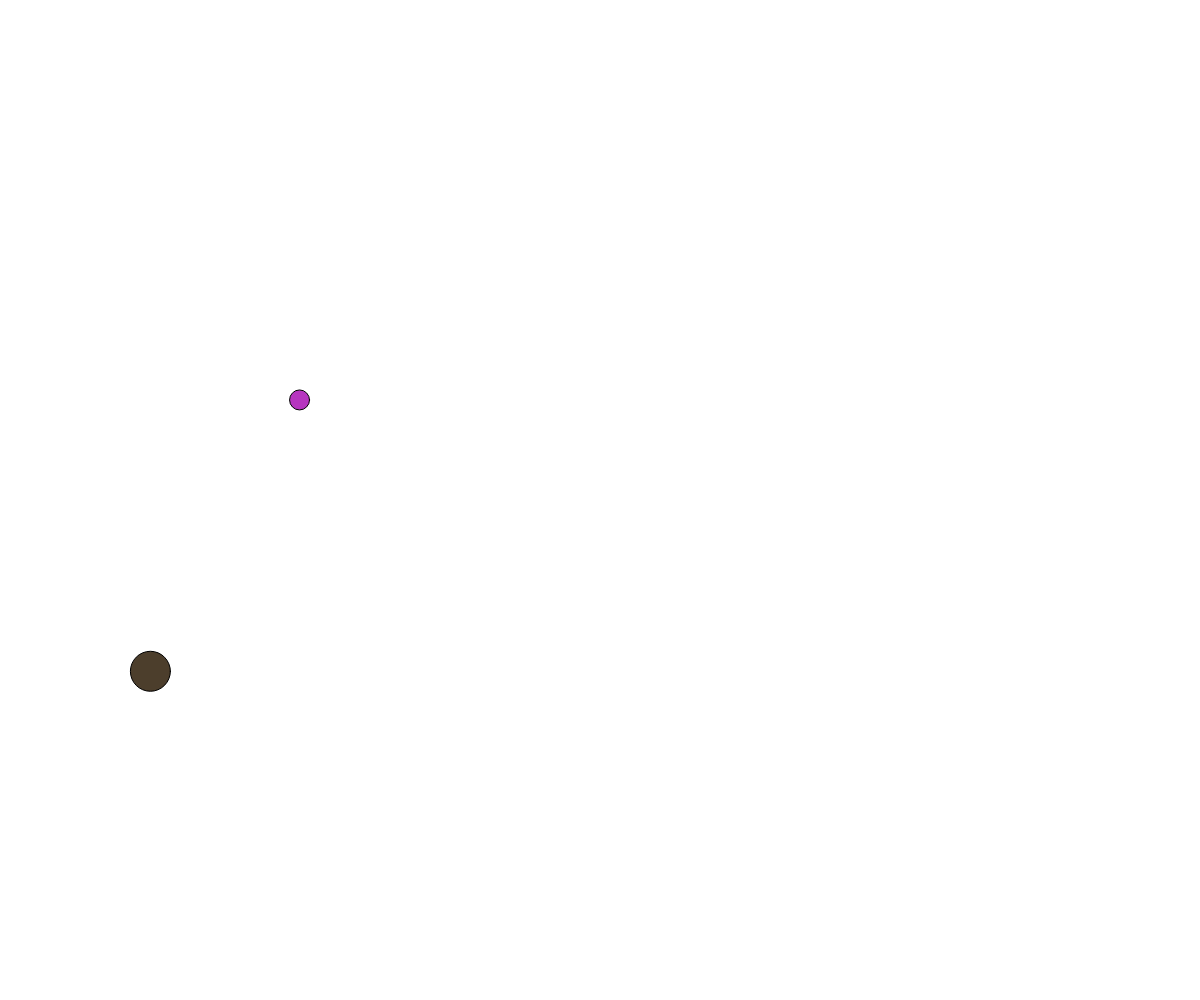
Frame 1 (no input)
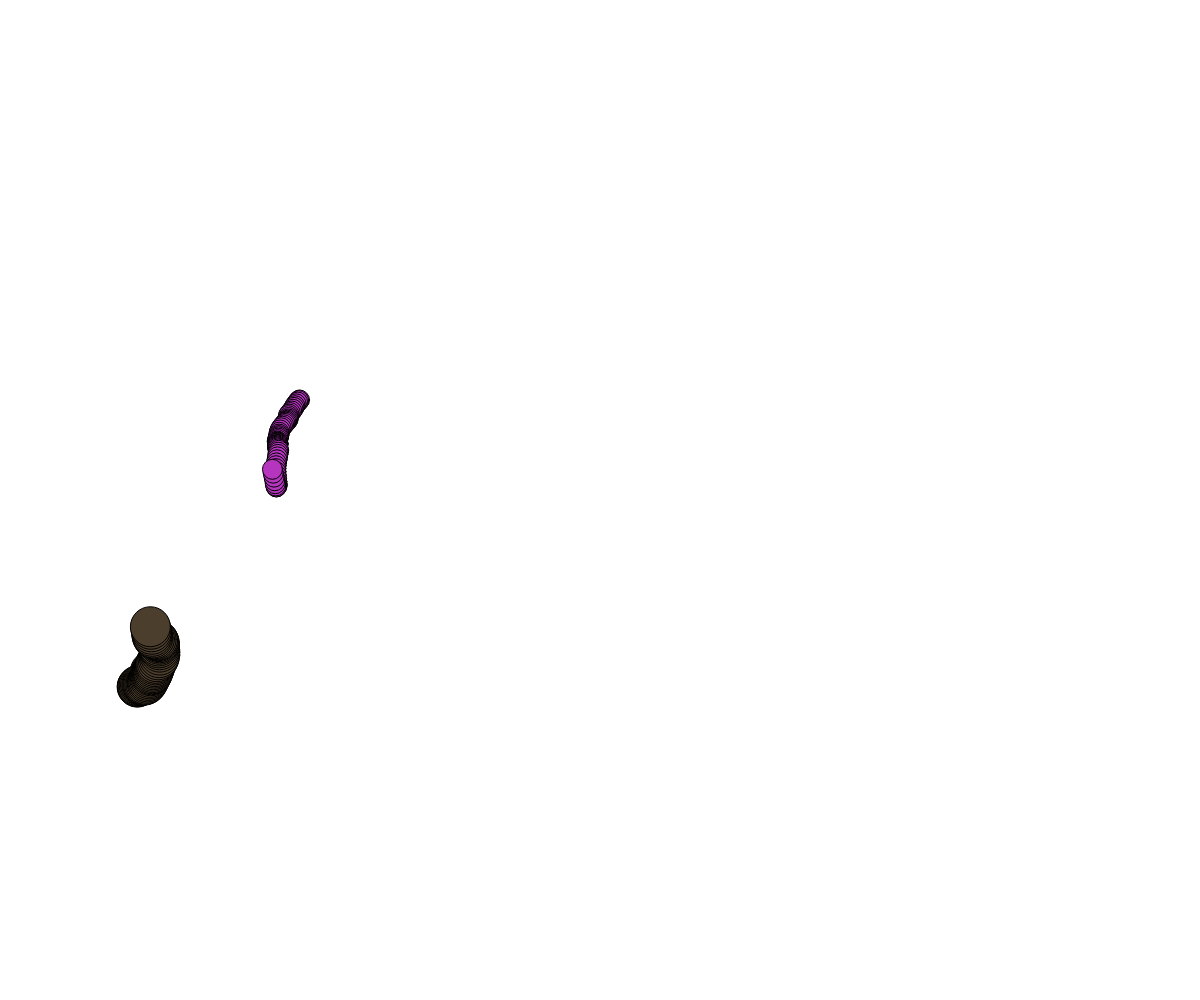
Frame 60 (no input)
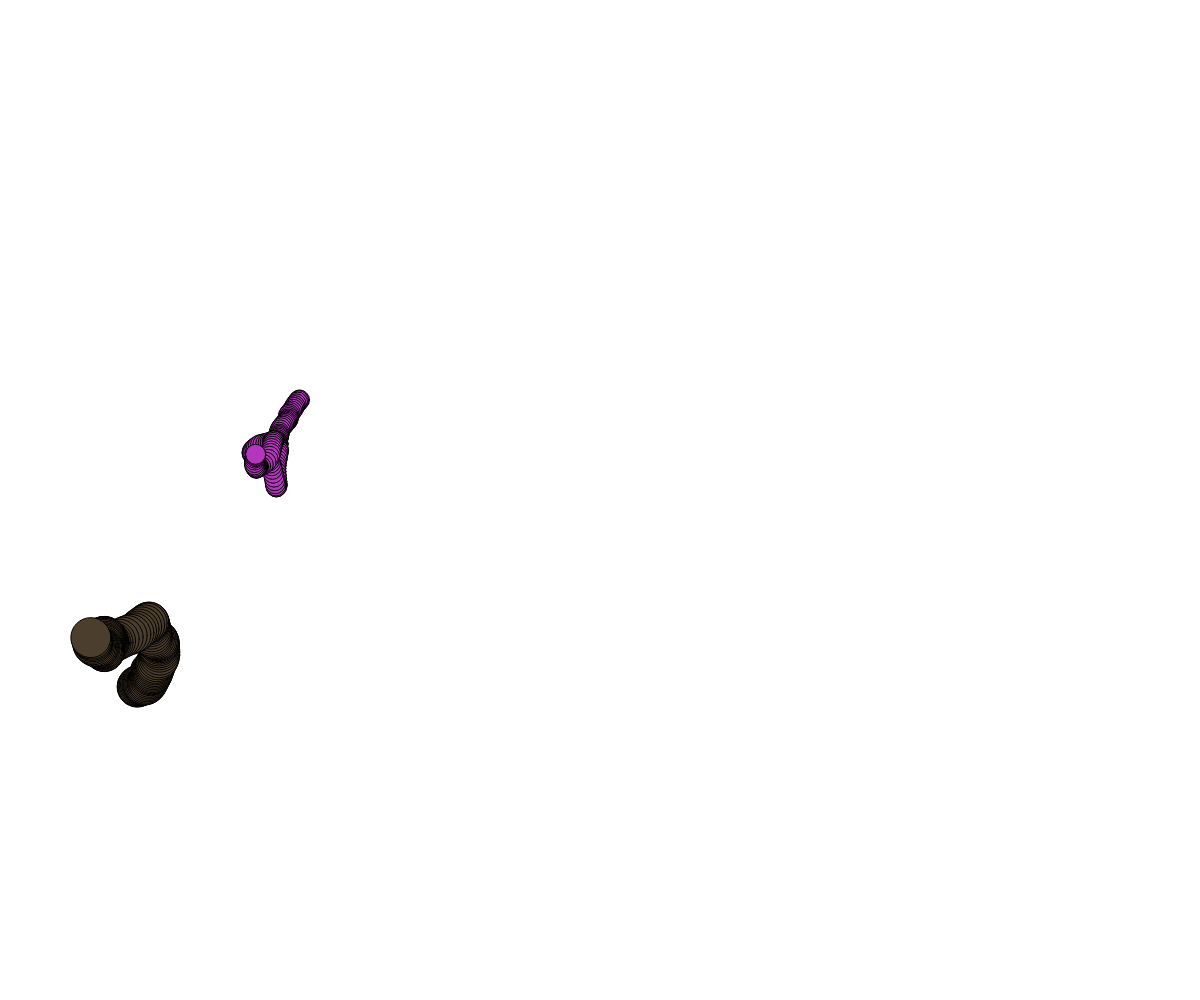
Frame 120 (the mouse pressed at the canvas centre since frame 60)

The p5.js sketch that drew these frames (run headless with seeded random() and noise() and a simulated clock; from frame 60 on, the mouse is pressed at the canvas centre):

// p5.js sketch
// ── sketch.js
// Object Notation, Noise Recap
// Meixi Yao
// March 2, 2025


// GLobal Variables Section
let ball, ball2; //objects can't be created before set up


function setup() {
  createCanvas(windowWidth, windowHeight);
  ball = { // Object notation. Inside the brackets set up a bunch of property, value pairs
    x: 300, y: 400, size: 20, c: color(random(255), random(255), random(255)),
    timeX: random(100), timeY: random(100), timeOff: 0.08}
    
  ball2 = { x: 150, y: 670, size: 40, c: color(random(255), random(255), random(255)),
    timeX: random(100), timeY: random(100), timeOff: 0.08}
}

function moveBall(b){
  // b -> ball type object
  // update the position and draw the ball

  // Generate how to change x and y positions (noise)
  let dx = noise(b.timeX); //0-1
  dx = map(dx, 0, 1, -5, 5); // dx: -5 to 5
  let dy = noise(b.timeY); //0-1
  dy = map(dy, 0, 1, -5, 5); // dy: -5 to 5

  // Advance our noise graph "cursors"
  b.timeX += b.timeOff; b.timeY += b.timeOff;

  // Update the position
  b.x += dx; b.y += dy;

  // Corrections(wrap around)
  if(b.x < 0) b.x = width;
  else if(b.x > width) b.x = 0;

  if(b.y < 0) b.y = height;
  else if(b.y > height) b.y = 0;

  // Render the circles
  fill(b.c);
  circle(b.x, b.y, b.size);

}


function draw() {
  //background(220);
  moveBall(ball);
  moveBall(ball2);
}
